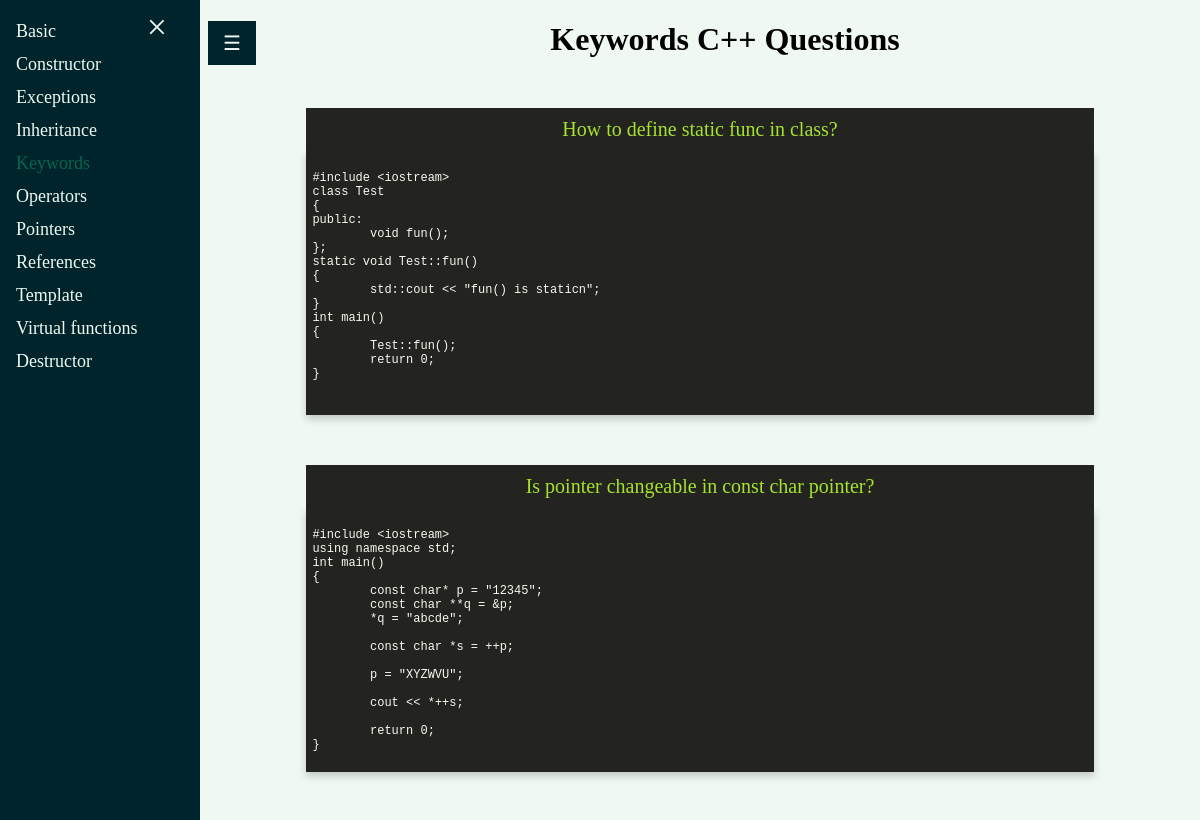
The app's page /keywords (upper part), older data.
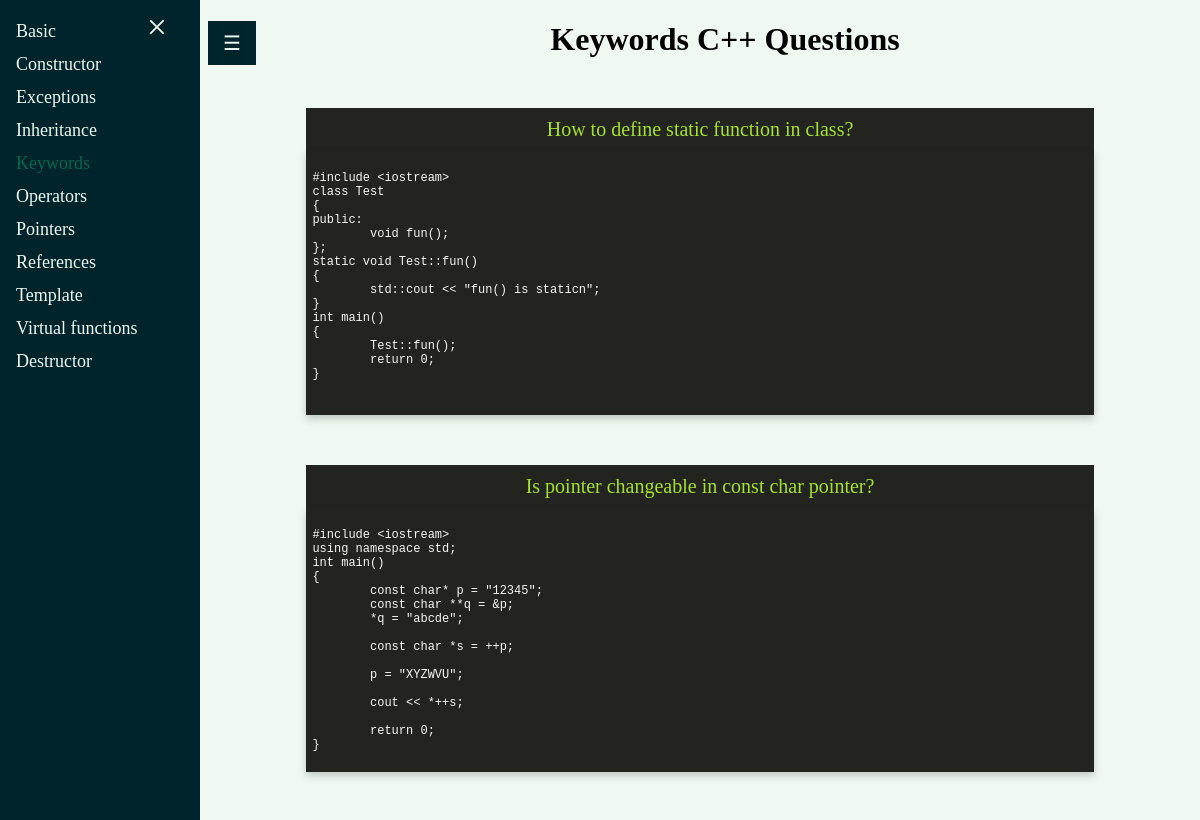
The same page, newer data.
### tables this page shows
CREATE TABLE "interviews" (
	"tags"	TEXT,
	"question"	TEXT,
	"code"	TEXT NOT NULL,
	"commented_code"	TEXT NOT NULL,
	"output"	REAL NOT NULL
);

### app/views.py (the view)
@app.route('/<group>')
def mobil(group):
    with sqlite3.connect("app/db.db") as conn:
        conn.row_factory = dict_factory
        c = conn.cursor()
        c.execute("SELECT * FROM interviews")
        datas = c.fetchall()
        out = {}
        for data in datas:
            tags_str = data["tags"]
            tags = tags_str.split(';')
            for tag in tags:
                if tag in out:
                    out[tag] += [data]
                else:
                    out[tag] = [data]
    return render_template("cards.html", groups=out.keys(), datas=out[group], selected_group=group)

### app/views.py (called while the page is built)
def dict_factory(cursor, row):
    d = {}
    for idx, col in enumerate(cursor.description):
        d[col[0]] = row[idx]
    return d

### app/templates/cards.html (shortened to what this page needs)
{% extends 'template.html' %}
{% block head %}
<link class="codestyle" rel="stylesheet" href="{{ url_for('static', filename='css/monokai-sublime.css') }}">
<link rel="stylesheet" href="https://cdnjs.cloudflare.com/ajax/libs/font-awesome/4.7.0/css/font-awesome.min.css">
{% endblock %}
{% block pagetitle %}
<h1><center>{{selected_group.capitalize()}} C++ Questions</center></h1>
{% endblock %}
{% block content %}
{% for elem in datas %}
<div class="card-container">
<div class="base question">
    {{elem.question}}
</div>
<div class="flip-card base">
    <div class="flip-card-inner">
        <div class="flip-card-front">
            <pre class="code front"><code class="hljs cpp">
{{elem.code}}
                </code></pre>
        </div>
        <div class="flip-card-back">
            <pre class="code back"><code  class="hljs cpp">
                </code></pre>
        </div>
    </div>
</div>
</div>
{% endfor %}
</div>
{% endblock %}

### app/templates/template.html (shortened to what this page needs)
<!DOCTYPE html>
<html>
<head>
{% block head %}
{% endblock %}
</head>
<body>
<div class="sidebar" id="mySidebar" >
    <a href="javascript:void(0)" class="closebtn" onclick="closeNav()">×</a>
{% for group in groups %}
    {% if selected_group == group %}
    <a class="active" href="/{{group}}">{{group.capitalize()}}</a>
    {% else %}
    <a href="/{{group}}">{{group.capitalize()}}</a>
    {% endif %}
{% endfor %}
</div>
<div class="main" id="main">
<button id="openbtn" class="openbtn" onclick="openNav()">☰</button>
<div class="title">
{% block pagetitle %}{% endblock %}
</div>
{% block content %}{% endblock %}
</body>
</html>

Row changes from the older to the newer data that the page shows:
changed interviews "Keywords": question "How to define static func in class?" → "How to define static function in class?"
